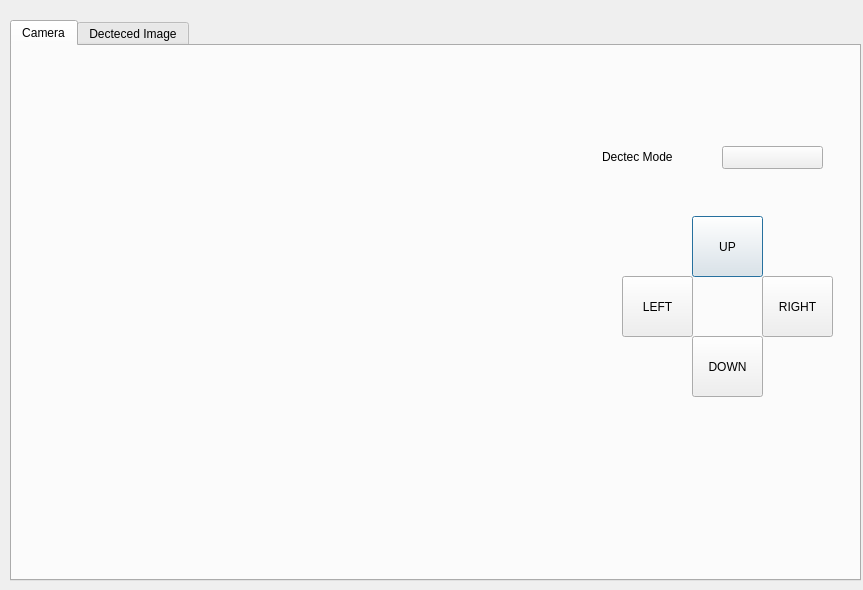
<?xml version="1.0" encoding="UTF-8"?>
<ui version="4.0">
 <class>SecDialog</class>
 <widget class="QDialog" name="SecDialog">
  <property name="geometry">
   <rect>
    <x>0</x>
    <y>0</y>
    <width>863</width>
    <height>590</height>
   </rect>
  </property>
  <property name="windowTitle">
   <string>Dialog</string>
  </property>
  <property name="windowIcon">
   <iconset resource="CCTV_Resource.qrc">
    <normaloff>:/icon/icon/logo2.ico</normaloff>:/icon/icon/logo2.ico</iconset>
  </property>
  <widget class="QTabWidget" name="tabWidget">
   <property name="geometry">
    <rect>
     <x>10</x>
     <y>20</y>
     <width>851</width>
     <height>561</height>
    </rect>
   </property>
   <property name="currentIndex">
    <number>0</number>
   </property>
   <widget class="QWidget" name="tab_CameraView">
    <attribute name="title">
     <string>Camera</string>
    </attribute>
    <widget class="QPushButton" name="Button_PTZ_UP">
     <property name="geometry">
      <rect>
       <x>680</x>
       <y>170</y>
       <width>71</width>
       <height>61</height>
      </rect>
     </property>
     <property name="text">
      <string>UP</string>
     </property>
    </widget>
    <widget class="QPushButton" name="Button_PTZ_RIGHT">
     <property name="geometry">
      <rect>
       <x>750</x>
       <y>230</y>
       <width>71</width>
       <height>61</height>
      </rect>
     </property>
     <property name="text">
      <string>RIGHT</string>
     </property>
    </widget>
    <widget class="QPushButton" name="Button_PTZ_DOWN">
     <property name="geometry">
      <rect>
       <x>680</x>
       <y>290</y>
       <width>71</width>
       <height>61</height>
      </rect>
     </property>
     <property name="text">
      <string>DOWN</string>
     </property>
    </widget>
    <widget class="QPushButton" name="Button_PTZ_LEFT">
     <property name="geometry">
      <rect>
       <x>610</x>
       <y>230</y>
       <width>71</width>
       <height>61</height>
      </rect>
     </property>
     <property name="text">
      <string>LEFT</string>
     </property>
    </widget>
    <widget class="QPushButton" name="Button_DetectMode">
     <property name="geometry">
      <rect>
       <x>710</x>
       <y>100</y>
       <width>101</width>
       <height>23</height>
      </rect>
     </property>
     <property name="text">
      <string/>
     </property>
     <property name="icon">
      <iconset resource="CCTV_Resource.qrc">
       <normaloff>:/image/image/Checkbox_Off.png</normaloff>
       <normalon>:/image/image/Checkbox_On.png</normalon>
       <disabledoff>:/image/image/Checkbox_Off.png</disabledoff>
       <disabledon>:/image/image/Checkbox_On.png</disabledon>
       <activeoff>:/image/image/Checkbox_Off.png</activeoff>
       <activeon>:/image/image/Checkbox_On.png</activeon>
       <selectedoff>:/image/image/Checkbox_Off.png</selectedoff>
       <selectedon>:/image/image/Checkbox_On.png</selectedon>:/image/image/Checkbox_Off.png</iconset>
     </property>
     <property name="iconSize">
      <size>
       <width>100</width>
       <height>40</height>
      </size>
     </property>
     <property name="checkable">
      <bool>true</bool>
     </property>
    </widget>
    <widget class="QLabel" name="label">
     <property name="geometry">
      <rect>
       <x>590</x>
       <y>100</y>
       <width>81</width>
       <height>21</height>
      </rect>
     </property>
     <property name="text">
      <string>Dectec Mode</string>
     </property>
    </widget>
    <widget class="QLabel" name="label_2">
     <property name="geometry">
      <rect>
       <x>10</x>
       <y>40</y>
       <width>561</width>
       <height>481</height>
      </rect>
     </property>
     <property name="text">
      <string/>
     </property>
    </widget>
    <widget class="VlcWidgetVideo" name="vlc_widgetvideo" native="true">
     <property name="geometry">
      <rect>
       <x>20</x>
       <y>50</y>
       <width>541</width>
       <height>461</height>
      </rect>
     </property>
    </widget>
    <zorder>label_2</zorder>
    <zorder>Button_PTZ_UP</zorder>
    <zorder>Button_PTZ_RIGHT</zorder>
    <zorder>Button_PTZ_DOWN</zorder>
    <zorder>Button_PTZ_LEFT</zorder>
    <zorder>Button_DetectMode</zorder>
    <zorder>label</zorder>
    <zorder>vlc_widgetvideo</zorder>
   </widget>
   <widget class="QWidget" name="tab_ListView">
    <attribute name="title">
     <string>Decteced Image</string>
    </attribute>
    <widget class="QListWidget" name="listWidget">
     <property name="geometry">
      <rect>
       <x>60</x>
       <y>60</y>
       <width>711</width>
       <height>471</height>
      </rect>
     </property>
     <property name="verticalScrollBarPolicy">
      <enum>Qt::ScrollBarAlwaysOn</enum>
     </property>
     <property name="resizeMode">
      <enum>QListView::Adjust</enum>
     </property>
     <property name="viewMode">
      <enum>QListView::IconMode</enum>
     </property>
    </widget>
    <widget class="QPushButton" name="Button_Capture_Image">
     <property name="geometry">
      <rect>
       <x>60</x>
       <y>20</y>
       <width>141</width>
       <height>23</height>
      </rect>
     </property>
     <property name="text">
      <string>Show Capture Image</string>
     </property>
    </widget>
    <widget class="QPushButton" name="Button_Crop_Image">
     <property name="geometry">
      <rect>
       <x>220</x>
       <y>20</y>
       <width>141</width>
       <height>23</height>
      </rect>
     </property>
     <property name="text">
      <string>Show Crop Image</string>
     </property>
    </widget>
    <widget class="QPushButton" name="Button_Heatmap_Image">
     <property name="geometry">
      <rect>
       <x>380</x>
       <y>20</y>
       <width>141</width>
       <height>23</height>
      </rect>
     </property>
     <property name="text">
      <string>Show Heatmap Image</string>
     </property>
    </widget>
   </widget>
  </widget>
 </widget>
 <customwidgets>
  <customwidget>
   <class>VlcWidgetVideo</class>
   <extends>QWidget</extends>
   <header location="global">VLCQtWidgets/WidgetVideo.h</header>
   <container>1</container>
   <slots>
    <signal>fullscreen()</signal>
    <slot>toggleFullscreen()</slot>
   </slots>
  </customwidget>
 </customwidgets>
 <resources>
  <include location="CCTV_Resource.qrc"/>
 </resources>
 <connections/>
</ui>
